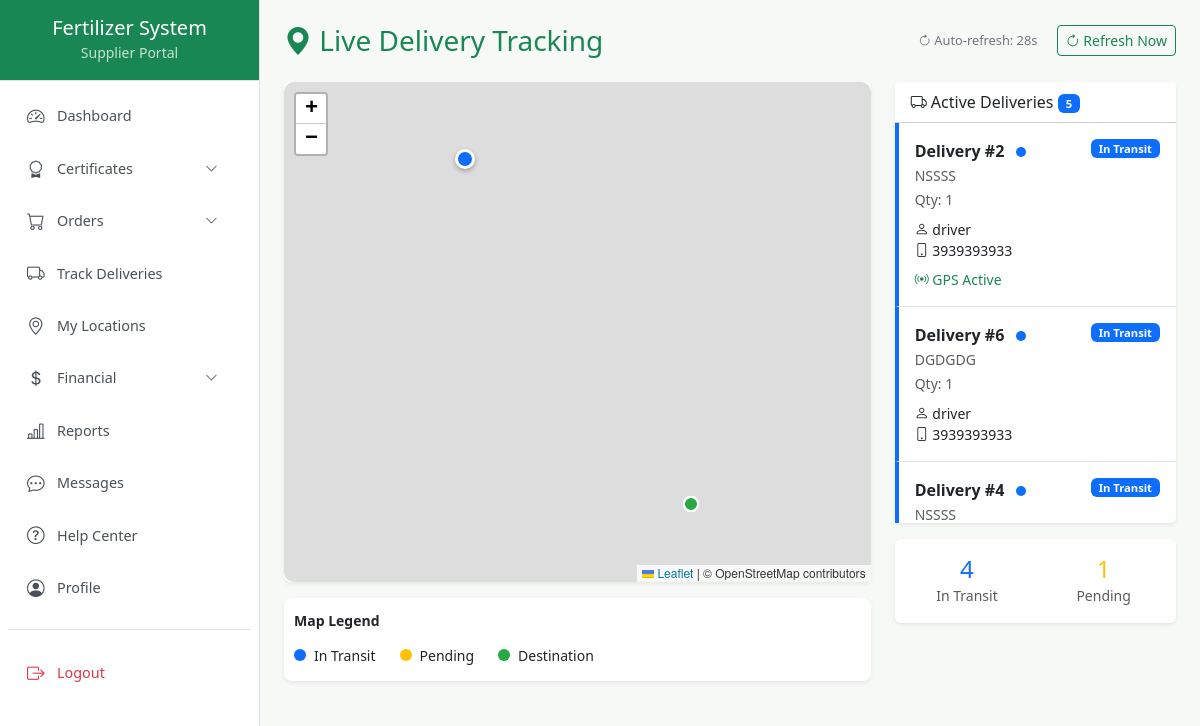
Screenshot of /supplier/track_deliveries.php (signed in) with the database file from the repository.
### tables this page shows
CREATE TABLE `deliveries` (
  `id` int(11) NOT NULL,
  `order_id` int(11) NOT NULL,
  `admin_id` int(11) NOT NULL,
  `supplier_id` int(11) NOT NULL,
  `driver_id` int(11) DEFAULT NULL,
  `current_latitude` decimal(10,8) DEFAULT NULL,
  `current_longitude` decimal(11,8) DEFAULT NULL,
  `status` enum('Pending','In Transit','Delivered') NOT NULL DEFAULT 'Pending',
  `expected_arrival` datetime DEFAULT NULL,
  `delivered_on` datetime DEFAULT NULL,
  `last_updated` timestamp NOT NULL DEFAULT current_timestamp() ON UPDATE current_timestamp()
);

CREATE TABLE `fertilizers` (
  `id` int(11) NOT NULL,
  `admin_id` int(11) DEFAULT NULL,
  `name` varchar(255) DEFAULT NULL,
  `price_per_unit` decimal(10,2) NOT NULL,
  `type` varchar(100) DEFAULT NULL,
  `npk_value` varchar(50) DEFAULT NULL,
  `batch_no` varchar(100) DEFAULT NULL,
  `expiry_date` date DEFAULT NULL,
  `stock` int(11) DEFAULT 0,
  `stock_remaining` int(11) DEFAULT 0,
  `minimum_stock` int(11) DEFAULT 0,
  `certified` tinyint(1) DEFAULT 1,
  `depot_location` varchar(255) DEFAULT NULL,
  `price` decimal(10,2) DEFAULT 0.00
);

CREATE TABLE `orders` (
  `id` int(11) NOT NULL,
  `supplier_id` int(11) DEFAULT NULL,
  `fertilizer_id` int(11) DEFAULT NULL,
  `quantity` int(11) DEFAULT NULL,
  `price_per_unit` decimal(10,2) NOT NULL,
  `total_price` decimal(10,2) NOT NULL,
  `status` enum('Requested','Approved','Dispatched','Delivered','Cancelled') DEFAULT 'Requested',
  `order_date` timestamp NOT NULL DEFAULT current_timestamp()
);

CREATE TABLE `users` (
  `id` int(11) NOT NULL,
  `full_name` varchar(255) DEFAULT NULL,
  `email` varchar(100) DEFAULT NULL,
  `phone` varchar(20) DEFAULT NULL,
  `password` varchar(255) DEFAULT NULL,
  `role` enum('admin','supplier','driver') DEFAULT 'supplier',
  `status` enum('active','inactive') DEFAULT 'active',
  `created_at` timestamp NOT NULL DEFAULT current_timestamp()
);

### supplier/track_deliveries.php (the view, shortened to what this page needs)
<?php
include('../includes/db.php');
$user_id = (int) $_SESSION['user_id'];
$stmt = $conn->prepare("SELECT id FROM suppliers WHERE user_id = ?");
$stmt->bind_param("i", $user_id);
$stmt->execute();
$supplier = $stmt->get_result()->fetch_assoc();
$supplier_id = (int) $supplier['id'];
$selected_id = isset($_GET['id']) ? (int) $_GET['id'] : null;
$deliveries = $conn->query("
    SELECT d.*, o.quantity, o.total_price,
           f.name as fertilizer_name,
           u.full_name as driver_name, u.phone as driver_phone,
           sl.name as destination_name, sl.latitude as dest_lat, sl.longitude as dest_lng, sl.address as dest_address
    FROM deliveries d
    JOIN orders o ON d.order_id = o.id
    JOIN fertilizers f ON o.fertilizer_id = f.id
    LEFT JOIN users u ON d.driver_id = u.id
    LEFT JOIN supplier_locations sl ON sl.supplier_id = d.supplier_id AND sl.is_primary = 1
    WHERE d.supplier_id = {$supplier_id} AND d.status IN ('Pending', 'In Transit')
    ORDER BY d.status DESC, d.last_updated DESC
")->fetch_all(MYSQLI_ASSOC);
?>
<!DOCTYPE html>
<html lang="en">
<head>
    <link href="https://cdn.jsdelivr.net/npm/bootstrap@5.3.0/dist/css/bootstrap.min.css" rel="stylesheet">
    <link href="https://cdn.jsdelivr.net/npm/bootstrap-icons@1.10.5/font/bootstrap-icons.css" rel="stylesheet">
    <link rel="stylesheet" href="https://unpkg.com/leaflet@1.9.4/dist/leaflet.css" />
</head>
<body>
<div class="d-flex">
    <?php include('../includes/sidebar.php'); ?>
    <div class="flex-grow-1 p-4">
        <div class="d-flex justify-content-between align-items-center mb-4">
            <h3 class="text-success mb-0"><i class="bi bi-geo-alt-fill"></i> Live Delivery Tracking</h3>
            <div>
                <span class="refresh-indicator me-3">
                    <i class="bi bi-arrow-clockwise"></i> Auto-refresh: <span id="countdown">30</span>s
                </span>
                <button class="btn btn-outline-success btn-sm" onclick="refreshData()">
                    <i class="bi bi-arrow-clockwise"></i> Refresh Now
                </button>
            </div>
        </div>
        <div class="row">
            <div class="col-lg-8 mb-4">
                <div class="card border-0 shadow-sm">
                    <div class="card-body p-0">
                        <div id="map"></div>
                    </div>
                </div>
                <div class="legend mt-3 shadow-sm">
                    <strong class="small">Map Legend</strong>
                    <div class="d-flex gap-4 mt-2">
                        <div class="legend-item">
                            <div class="legend-dot" style="background: #0d6efd;"></div>
                            <span class="small">In Transit</span>
                        </div>
                        <div class="legend-item">
                            <div class="legend-dot" style="background: #ffc107;"></div>
                            <span class="small">Pending</span>
                        </div>
                        <div class="legend-item">
                            <div class="legend-dot" style="background: #28a745;"></div>
                            <span class="small">Destination</span>
                        </div>
                    </div>
                </div>
            </div>
            <div class="col-lg-4">
                <div class="card border-0 shadow-sm">
                    <div class="card-header bg-white">
                        <i class="bi bi-truck"></i> Active Deliveries
                        <span class="badge bg-primary"><?= count($deliveries) ?></span>
                    </div>
                    <div class="card-body p-0" style="max-height: 400px; overflow-y: auto;">
                        <?php if (empty($deliveries)): ?>
                            <div class="text-center text-muted py-5">
                                <i class="bi bi-truck" style="font-size: 2rem;"></i>
                                <p class="mt-2 mb-0">No active deliveries</p>
                            </div>
                        <?php else: ?>
                            <?php foreach ($deliveries as $del):
                                $isSelected = ($selected_id == $del['id']);
                                $statusClass = strtolower(str_replace(' ', '-', $del['status']));
                            ?>
                            <div class="delivery-card p-3 border-bottom <?= $statusClass ?> <?= $isSelected ? 'active' : '' ?>"
                                 onclick="focusDelivery(<?= $del['id'] ?>)" data-id="<?= $del['id'] ?>">
                                <div class="d-flex justify-content-between align-items-start">
                                    <div>
                                        <strong>Delivery #<?= $del['id'] ?></strong>
                                        <span class="status-dot <?= $statusClass ?> ms-2"></span>
                                        <br>
                                        <small class="text-muted"><?= htmlspecialchars($del['fertilizer_name']) ?></small>
                                        <br>
                                        <small class="text-muted">Qty: <?= $del['quantity'] ?></small>
                                    </div>
                                    <span class="badge bg-<?= $del['status'] === 'In Transit' ? 'primary' : 'warning' ?>">
                                        <?= $del['status'] ?>
                                    </span>
                                </div>
                                <?php if ($del['driver_name']): ?>
                                <div class="mt-2 small">
                                    <i class="bi bi-person"></i> <?= htmlspecialchars($del['driver_name']) ?>
                                    <br>
                                    <i class="bi bi-phone"></i> <?= htmlspecialchars($del['driver_phone']) ?>
                                </div>
                                <?php else: ?>
                                <div class="mt-2 small text-warning">
                                    <i class="bi bi-exclamation-triangle"></i> No driver assigned
                                </div>
                                <?php endif; ?>
                                <?php if ($del['current_latitude'] && $del['current_longitude']): ?>
                                <div class="mt-2 small text-success">
                                    <i class="bi bi-broadcast"></i> GPS Active
                                </div>
                                <?php endif; ?>
                            </div>
                            <?php endforeach; ?>
                        <?php endif; ?>
                    </div>
                </div>
                <div class="card border-0 shadow-sm mt-3">
                    <div class="card-body">
                        <div class="row text-center">
                            <div class="col-6">
                                <h4 class="text-primary mb-0"><?= count(array_filter($deliveries, fn($d) => $d['status'] === 'In Transit')) ?></h4>
                                <small class="text-muted">In Transit</small>
                            </div>
                            <div class="col-6">
                                <h4 class="text-warning mb-0"><?= count(array_filter($deliveries, fn($d) => $d['status'] === 'Pending')) ?></h4>
                                <small class="text-muted">Pending</small>
                            </div>
                        </div>
                    </div>
                </div>
            </div>
        </div>
    </div>
</div>
</body>
</html>

### supplier/track_deliveries.php (style rules this page uses)
body { background: #f7f9f6; }
#map { height: 500px; border-radius: 10px; }
.delivery-card { cursor: pointer; transition: all 0.2s; border-left: 4px solid #dee2e6; }
.delivery-card.in-transit { border-left-color: #0d6efd; }
.status-dot { width: 10px; height: 10px; border-radius: 50%; display: inline-block; animation: pulse 2s infinite; }
.status-dot.in-transit { background: #0d6efd; }
.refresh-indicator { font-size: 0.8rem; color: #6c757d; }
.legend { background: white; padding: 10px; border-radius: 8px; }
.legend-item { display: flex; align-items: center; gap: 8px; margin: 5px 0; }
.legend-dot { width: 12px; height: 12px; border-radius: 50%; }

### includes/sidebar.php (style rules this page uses)
.badge { font-size: 0.7rem; padding: 0.25rem 0.5rem; }

### rows the page displays
deliveries: id "2", fertilizers.name "NSSSS", order.quantity "1", status "In Transit", driver.full_name "driver", driver.phone "3939393933", current_latitude "GPS Active"
deliveries: id "6", fertilizers.name "DGDGDG", order.quantity "1", status "In Transit", driver.full_name "driver", driver.phone "3939393933"
deliveries: id "4", fertilizers.name "NSSSS", status "In Transit"

### other values shown
$role "Supplier"
count($deliveries) "5"
count(array_filter($deliveries, fn($d) => $d['status'] === 'Pending')) "1"
